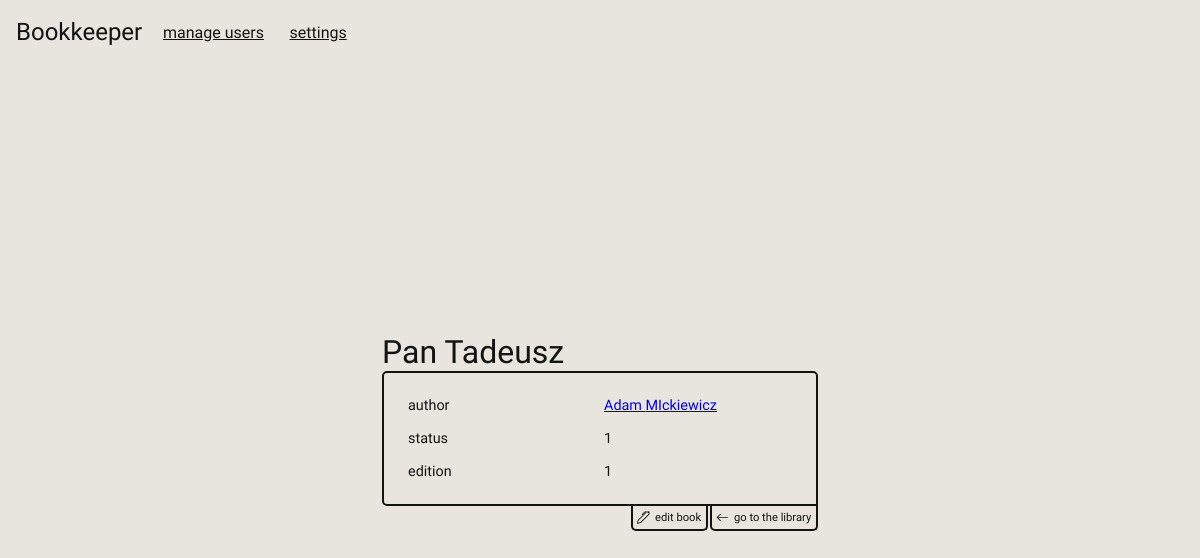
The app's page /book/16 with its own data.
### bookkeeper/database/models.py (models this page shows, shortened)
class Base(DeclarativeBase):
    id      = Column(Integer, primary_key = True)

class BookSchema(Base):
    __tablename__ = "books"
    title   = Column(String, nullable  = False)
    edition = Column(Integer, nullable = True)
    status  = Column(Integer, nullable  = False)
    author_id  = Column(Integer, ForeignKey("authors.id"), nullable = False)
    held_by    = Column(Integer, ForeignKey("users.id"), nullable = True)
    library_id = Column(Integer, ForeignKey("libraries.id"), nullable = False)
    user    = relationship("UserSchema", back_populates = "books")
    author  = relationship("AuthorSchema", back_populates = "books")
    library = relationship("LibrarySchema", back_populates = "books")

class AuthorSchema(Base):
    __tablename__ = 'authors'
    name    = Column(String, nullable = False)
    surname = Column(String, nullable = True)
    books = relationship("BookSchema", back_populates = "author")

### bookkeeper/database/DTO.py (called while the page is built)
    def from_db(author: AuthorSchema):
        return Author(author.name, author.surname, author.id)

    def from_db(user: UserSchema):
        if user: return User(user.name, user.surname, user.id)

    def from_db(library: LibrarySchema):
        return Library(library.name, owned_by=User.from_db(library.user).id, id = library.id, owner = User.from_db(library.user))

    def from_db(book: BookSchema):
        return Book(
            title = book.title,
            author_id = book.author.id,
            edition = book.edition,
            status = book.status,
            library = Library.from_db(book.library),
            library_id=book.library.id,
            user = User.from_db(book.user),
            user_id = book.held_by,
            id = book.id,
            author = Author.from_db(book.author)
        )

### bookkeeper/database/database.py (called while the page is built)
    def get_book_by_id(self, id: int) -> DBResponse:
        session = Session(bind = self.engine)
        resp =  DBResponse(DBMessage.OBJECT , Book.from_db(session.query(BookSchema).where(BookSchema.id == id).first()))
        session.close()
        return resp

### bookkeeper/desktop/__init__.py (called while the page is built)
    def __call__(self, **kwargs):
        return self.action(**kwargs, **self.kwargs)

### bookkeeper/desktop/routes.py (called while the page is built)
def book(id: int, db : Database):
    return render_page('book.html', book = db.get_book_by_id(id).value)

### bookkeeper/desktop/utils.py (called while the page is built)
def render_page(template, **kwargs):
    mode = get_setting("dark-mode", False)
    go_back = get_arg("go_back")
    return render_template(template, mode= "dark" if mode else "light", go_back = go_back, **kwargs)

def get_arg(arg_name: str, cast_to :type = str):
    try:
        ans = request.args[arg_name]
    except: return None
    try:
        return cast_to(ans)
    except:
        return None

### bookkeeper/desktop/templates/book.html (shortened to what this page needs)
{% extends "base.html"%}
{% block head%}
<link rel="stylesheet" href="{{ url_for('static', filename='css/book.css') }}">
{% endblock %}
{% block body %}
<div class="contianer">
    <h1>{{book.title}}</h1>
    <div class="book">
        <div class="row">
            <p>author</p>
            <a href="/author/{{book.author.id}}?go_back={{url_for(request.endpoint, **request.view_args)}}">{{book.author.name}} {{book.author.surname}}</a>
        </div>
        <div class="row">
            <p>status</p>
            <p>{{book.status}}</p>
        </div>
        <div class="row">
            <p>edition</p>
            <p>{% if book.edition%}{{book.edition}}{%else%} - {%endif%}</p>
        </div>
    </div>
    <div class="go-back">
        <a href="/edit-book/{{book.id|string}}">edit book</a>
        <a href='/library/{{book.library.id}}' > <svg xmlns="http://www.w3.org/2000/svg"   class="bi bi-arrow-left" viewBox="0 0 16 16">
  <path fill-rule="evenodd" d="M15 8a.5.5 0 0 0-.5-.5H2.707l3.147-3.146a.5.5 0 1 0-.708-.708l-4 4a.5.5 0 0 0 0 .708l4 4a.5.5 0 0 0 .708-.708L2.707 8.5H14.5A.5.5 0 0 0 15 8"/>
</svg> go to the library</a>
    </div>
</div>
{% endblock %}

### bookkeeper/desktop/static/css/global.css (style rules this page uses)
* { padding: 0; margin: 0; font-family: "MedievalSharp", cursive; font-weight: 400; font-style: normal; }
.light { --background-color: #e7e5de; --text-color: #131412; --input-background-color: #d8d7d2; }
body { background-color: var(--background-color); color: var(--text-color); height:100vh; padding: 0;; overflow-y: scroll; }
.go-back { width:100%; text-align: right; display: flex; justify-content: right; gap:.1rem }
.go-back a { border: 2px solid var(--text-color); border-top: 0; border-radius: 0 0 5px 5px; font-size: .7rem; color: var(--text-color); padding: .3rem; text-decoration: none; transition: .1s; display: flex; align-items: center; gap: .3rem; }
.go-back svg { font-size: 70%; width:.8rem; fill: var(--text-color); }

### bookkeeper/desktop/static/css/book.css (style rules this page uses)
.book { border: 2px solid var(--text-color); border-radius: 5px 5px 0px 5px; width:50vh; padding: 1rem; }
.row { color: var(--text-color); text-decoration: none; font-size: 90%; padding: .5rem; display: grid; grid-template-columns: 1fr 1fr; transition: .1s; gap:.5rem; }

### records on screen
BookSchema: title "Pan Tadeusz"
AuthorSchema: author.name "Adam", author.surname "MIckiewicz"

### other values on screen
{{ book.status }} "1"
{{ book.edition }} "1"
